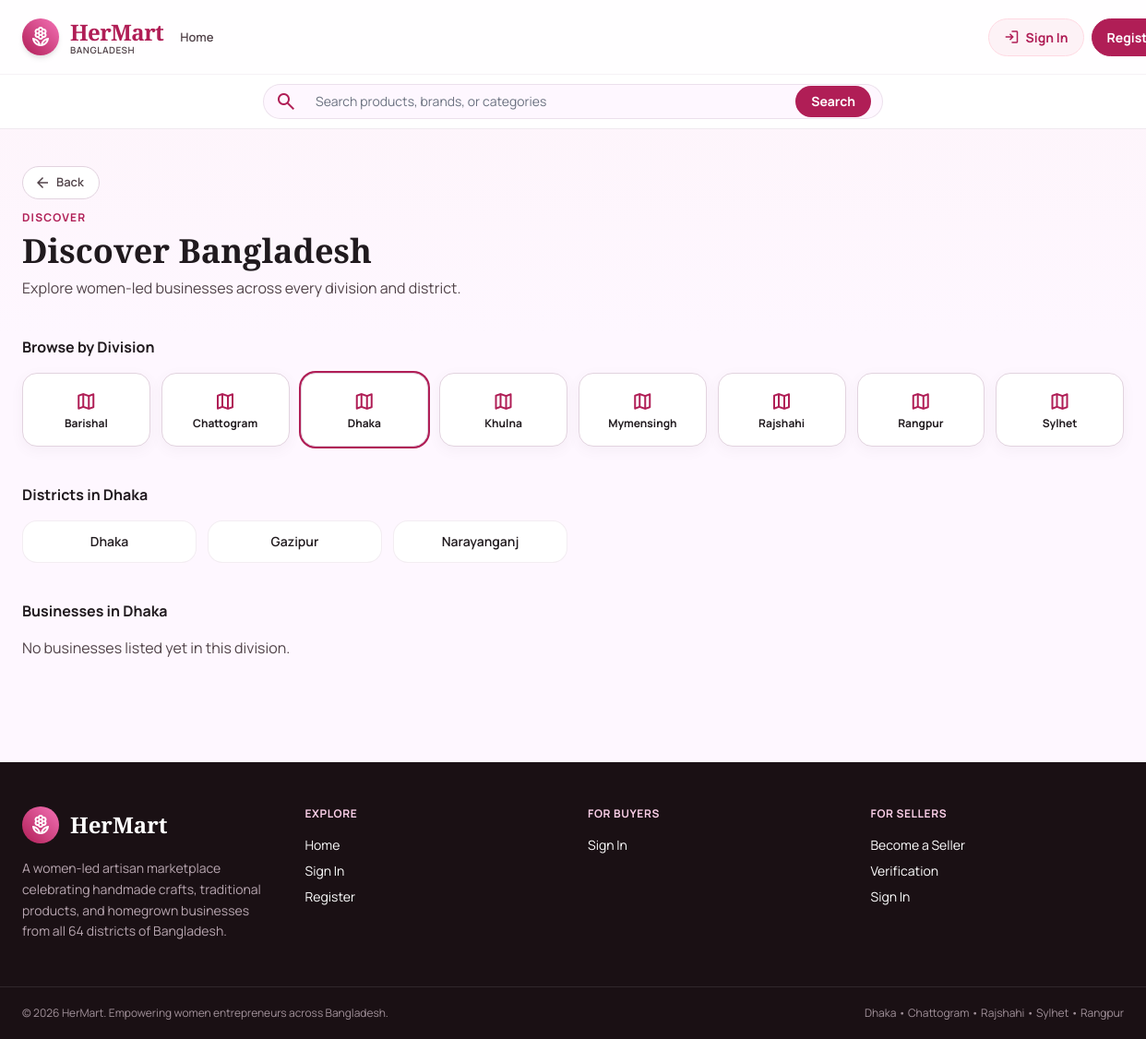
Page /customer/discover.php?div=Dhaka on the committed database.
### tables this page shows
CREATE TABLE `locations` (
  `id` INT AUTO_INCREMENT PRIMARY KEY,
  `name` VARCHAR(80) NOT NULL,
  `type` ENUM('division','district','upazila') NOT NULL,
  `parent_id` INT DEFAULT NULL,
  CONSTRAINT `fk_loc_parent` FOREIGN KEY (`parent_id`) REFERENCES `locations`(`id`) ON DELETE CASCADE,
  INDEX `idx_loc_type` (`type`),
  INDEX `idx_loc_parent` (`parent_id`)
);

### includes/db.php (called while the page is built, shortened)
<?php
$host = DB_HOST;
$user = DB_USER;
$pass = DB_PASS;
$db   = DB_NAME;
$port = DB_PORT;
$conn = @new mysqli($host, $user, $pass, $db, $port);
$db_ready = !$conn->connect_error;
function db_select($sql, $types = '', $params = []) {
    global $conn, $db_ready;
    $stmt = $conn->prepare($sql);
    if ($types !== '' && count($params) > 0) {
        $refs = [];
        foreach ($params as $k => $v) {
            $refs[$k] = &$params[$k];
        }
        array_unshift($refs, $types);
        call_user_func_array([$stmt, 'bind_param'], $refs);
    }
    if (!$stmt->execute()) {
        error_log('[HerMart] db_select execute failed: ' . $stmt->error . ' | SQL: ' . $sql);
        $stmt->close();
        return [];
    }
    $res = $stmt->get_result();
    $rows = $res ? $res->fetch_all(MYSQLI_ASSOC) : [];
    return $rows;
}
function db_select_one($sql, $types = '', $params = []) {
    $rows = db_select($sql, $types, $params);
    return $rows[0] ?? null;
}
function h($str) {
    return htmlspecialchars((string)$str, ENT_QUOTES, 'UTF-8');
}

### includes/functions.php (called while the page is built, shortened)
<?php
require_once __DIR__ . '/db.php';
    ?>
    <?php
function regions_by_type($type) {
    return db_select(
        "SELECT MIN(id) AS id, name, MIN(parent_id) AS parent_id
         FROM locations
         WHERE type = ?
         GROUP BY name
         ORDER BY name ASC",
        's',
        [$type]
    );
}

### customer/discover.php (the view, shortened to what this page needs)
<?php
$divisions = regions_by_type('division');
$selectedDiv = $_GET['div'] ?? '';
$districts = [];
if ($selectedDiv !== '') {
    $divRow = db_select_one("SELECT id FROM locations WHERE name = ? AND type = 'division'", 's', [$selectedDiv]);
    if ($divRow) {
        $districts = db_select("SELECT * FROM locations WHERE parent_id = ? AND type = 'district' ORDER BY name", 'i', [$divRow['id']]);
    }
}
include __DIR__ . '/../includes/header.php';
?>
<section class="bg-gradient-to-b from-primary-light/40 to-transparent">
  <div class="max-w-7xl mx-auto px-4 md:px-6 py-10">
    <div class="mb-3">
      <button type="button" onclick="if(history.length>1){history.back();}else{location.href='home.php';}" class="hm-btn-back" aria-label="Go back">
        <span class="material-symbols-outlined">arrow_back</span>
        Back
      </button>
    </div>
    <p class="text-xs uppercase tracking-widest font-bold text-primary">Discover</p>
    <h1 class="font-serif text-3xl md:text-4xl font-bold mt-2">Discover Bangladesh</h1>
    <p class="text-on-surface-variant mt-2 max-w-2xl">Explore women-led businesses across every division and district.</p>
  </div>
</section>
<section class="max-w-7xl mx-auto px-4 md:px-6 pb-12">
  <h2 class="font-bold mb-4">Browse by Division</h2>
  <div class="grid grid-cols-2 sm:grid-cols-4 lg:grid-cols-8 gap-3 mb-10">
    <?php foreach ($divisions as $d): ?>
      <a href="?div=<?= urlencode($d['name']) ?>" class="hm-card p-4 text-center <?= $selectedDiv === $d['name'] ? 'ring-2 ring-primary' : '' ?>">
        <span class="material-symbols-outlined text-primary">map</span>
        <div class="text-xs font-bold mt-1"><?= h($d['name']) ?></div>
      </a>
    <?php endforeach; ?>
  </div>
  <?php if ($selectedDiv): ?>
    <h2 class="font-bold mb-4">Districts in <?= h($selectedDiv) ?></h2>
    <?php if (empty($districts)): ?>
      <p class="text-on-surface-variant mb-8">No districts listed yet.</p>
    <?php else: ?>
      <div class="grid grid-cols-2 sm:grid-cols-4 lg:grid-cols-6 gap-3 mb-10">
        <?php foreach ($districts as $ds): ?>
          <div class="bg-white border border-outline/40 rounded-2xl p-3 text-sm font-semibold text-on-surface text-center">
            <?= h($ds['name']) ?>
          </div>
        <?php endforeach; ?>
      </div>
    <?php endif; ?>
    <h2 class="font-bold mb-4">Businesses in <?= h($selectedDiv) ?></h2>
    <?php if (empty($biz)): ?>
      <p class="text-on-surface-variant">No businesses listed yet in this division.</p>
    <?php endif; ?>
  <?php endif; ?>
</section>
<?php include __DIR__ . '/../includes/footer.php'; ?>

### assets/css/style.css (style rules this page uses)
html { scroll-behavior: smooth; }
body { -webkit-font-smoothing: antialiased; -moz-osx-font-smoothing: grayscale; font-family: 'Manrope', sans-serif; color: #201a1e; background: #fef7ff; }
.material-symbols-outlined { font-family: 'Material Symbols Outlined'; font-weight: normal; font-style: normal; font-size: 24px; line-height: 1; letter-spacing: normal; text-transform: none; display: inline-block; white-space: nowrap; word-wrap: normal; direction: ltr; font-feature-settings: 'liga'; -webkit-font-smoothing: antialiased; font-variation-settings: 'FILL' 0, 'wght' 400, 'GRAD' 0, 'opsz' 24; vertical-align: middle; }
.hm-card { background: #fff; border: 1px solid #e2d3df; border-radius: 1rem; box-shadow: 0 4px 14px rgba(101, 88, 95, 0.06); transition: all 0.2s ease; }
button, .hm-btn { border-radius: 9999px; font-family: inherit; }
.hm-btn-back { display: inline-flex; align-items: center; gap: 6px; padding: 8px 16px 8px 12px; border-radius: 9999px; border: 1px solid #e2d3df; background: #ffffff; color: #514349; font-weight: 600; font-size: 13px; text-decoration: none; cursor: pointer; transition: all 0.15s ease; white-space: nowrap; line-height: 1.2; }
.hm-btn-back .material-symbols-outlined { font-size: 18px; }

### rows in the picture
locations: name "Dhaka"
locations: name "Gazipur"
locations: name "Narayanganj"

### other values in the picture
$d['name'] "Barishal"
$d['name'] "Chattogram"
$d['name'] "Dhaka"
$d['name'] "Khulna"
$d['name'] "Mymensingh"
$d['name'] "Rajshahi"
$d['name'] "Rangpur"
$d['name'] "Sylhet"
$selectedDiv "Dhaka"
